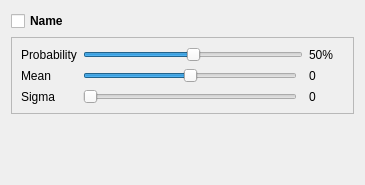
<?xml version="1.0" encoding="UTF-8"?>
<!--
Copyright 2011, 2012 Aurelien Da Campo, Cyprien Huissoud

This file is part of Genecraft-Project.

Genecraft-Project is free software: you can redistribute it and/or modify
it under the terms of the GNU General Public License as published by
the Free Software Foundation, either version 3 of the License, or
(at your option) any later version.

Genecraft-Project is distributed in the hope that it will be useful,
but WITHOUT ANY WARRANTY; without even the implied warranty of
MERCHANTABILITY or FITNESS FOR A PARTICULAR PURPOSE.  See the
GNU General Public License for more details.

You should have received a copy of the GNU General Public License
along with Genecraft-Project.  If not, see <http://www.gnu.org/licenses/>.
-->
<ui version="4.0">
 <class>FloatMutationController</class>
 <widget class="QWidget" name="FloatMutationController">
  <property name="geometry">
   <rect>
    <x>0</x>
    <y>0</y>
    <width>365</width>
    <height>185</height>
   </rect>
  </property>
  <property name="windowTitle">
   <string>Form</string>
  </property>
  <property name="whatsThis">
   <string>&lt;!DOCTYPE HTML PUBLIC &quot;-//W3C//DTD HTML 4.0//EN&quot; &quot;http://www.w3.org/TR/REC-html40/strict.dtd&quot;&gt;
&lt;html&gt;&lt;head&gt;&lt;meta name=&quot;qrichtext&quot; content=&quot;1&quot; /&gt;&lt;style type=&quot;text/css&quot;&gt;
p, li { white-space: pre-wrap; }
&lt;/style&gt;&lt;/head&gt;&lt;body style=&quot; font-family:'MS Shell Dlg 2'; font-size:8.25pt; font-weight:400; font-style:normal;&quot;&gt;
&lt;p style=&quot; margin-top:0px; margin-bottom:0px; margin-left:0px; margin-right:0px; -qt-block-indent:0; text-indent:0px;&quot;&gt;&lt;span style=&quot; font-size:12pt; font-weight:600; color:#000000;&quot;&gt;Factor Mutation&lt;/span&gt;&lt;/p&gt;
&lt;p style=&quot;-qt-paragraph-type:empty; margin-top:0px; margin-bottom:0px; margin-left:0px; margin-right:0px; -qt-block-indent:0; text-indent:0px; font-size:12pt; font-weight:600;&quot;&gt;&lt;/p&gt;
&lt;p style=&quot; margin-top:0px; margin-bottom:0px; margin-left:0px; margin-right:0px; -qt-block-indent:0; text-indent:0px;&quot;&gt;&lt;span style=&quot; font-size:8pt; font-weight:600;&quot;&gt;Probability&lt;/span&gt;&lt;/p&gt;
&lt;p style=&quot;-qt-paragraph-type:empty; margin-top:0px; margin-bottom:0px; margin-left:0px; margin-right:0px; -qt-block-indent:0; text-indent:0px; font-size:8pt;&quot;&gt;&lt;/p&gt;
&lt;p style=&quot; margin-top:0px; margin-bottom:0px; margin-left:0px; margin-right:0px; -qt-block-indent:0; text-indent:0px;&quot;&gt;&lt;span style=&quot; font-size:8pt;&quot;&gt;Probability of mutation occurrence.&lt;/span&gt;&lt;/p&gt;
&lt;p style=&quot;-qt-paragraph-type:empty; margin-top:0px; margin-bottom:0px; margin-left:0px; margin-right:0px; -qt-block-indent:0; text-indent:0px; font-size:8pt;&quot;&gt;&lt;/p&gt;
&lt;p style=&quot; margin-top:0px; margin-bottom:0px; margin-left:0px; margin-right:0px; -qt-block-indent:0; text-indent:0px;&quot;&gt;&lt;span style=&quot; font-size:8pt; font-weight:600;&quot;&gt;Factor&lt;/span&gt;&lt;/p&gt;
&lt;p style=&quot;-qt-paragraph-type:empty; margin-top:0px; margin-bottom:0px; margin-left:0px; margin-right:0px; -qt-block-indent:0; text-indent:0px; font-size:8pt;&quot;&gt;&lt;/p&gt;
&lt;p style=&quot; margin-top:0px; margin-bottom:0px; margin-left:0px; margin-right:0px; -qt-block-indent:0; text-indent:0px;&quot;&gt;&lt;span style=&quot; font-size:8pt;&quot;&gt;The new value is calculated like this :&lt;/span&gt;&lt;/p&gt;
&lt;p style=&quot;-qt-paragraph-type:empty; margin-top:0px; margin-bottom:0px; margin-left:0px; margin-right:0px; -qt-block-indent:0; text-indent:0px; font-size:8pt;&quot;&gt;&lt;/p&gt;
&lt;p style=&quot; margin-top:0px; margin-bottom:0px; margin-left:0px; margin-right:0px; -qt-block-indent:0; text-indent:0px;&quot;&gt;&lt;span style=&quot; font-size:8pt; font-style:italic; color:#000000;&quot;&gt;newValue&lt;/span&gt;&lt;span style=&quot; font-size:8pt; font-style:italic; color:#c0c0c0;&quot;&gt; &lt;/span&gt;&lt;span style=&quot; font-size:8pt; font-style:italic; color:#000000;&quot;&gt;=&lt;/span&gt;&lt;span style=&quot; font-size:8pt; font-style:italic; color:#c0c0c0;&quot;&gt; &lt;/span&gt;&lt;span style=&quot; font-size:8pt; font-style:italic; color:#000000;&quot;&gt;value&lt;/span&gt;&lt;span style=&quot; font-size:8pt; font-style:italic; color:#c0c0c0;&quot;&gt; &lt;/span&gt;&lt;span style=&quot; font-size:8pt; font-style:italic; color:#000000;&quot;&gt;+&lt;/span&gt;&lt;span style=&quot; font-size:8pt; font-style:italic; color:#c0c0c0;&quot;&gt; &lt;/span&gt;&lt;span style=&quot; font-size:8pt; font-style:italic; color:#000000;&quot;&gt;(&lt;/span&gt;&lt;span style=&quot; font-size:8pt; font-style:italic; color:#800000;&quot;&gt;maxValue&lt;/span&gt;&lt;span style=&quot; font-size:8pt; font-style:italic; color:#c0c0c0;&quot;&gt; &lt;/span&gt;&lt;span style=&quot; font-size:8pt; font-style:italic; color:#000000;&quot;&gt;-&lt;/span&gt;&lt;span style=&quot; font-size:8pt; font-style:italic; color:#c0c0c0;&quot;&gt; &lt;/span&gt;&lt;span style=&quot; font-size:8pt; font-style:italic; color:#800000;&quot;&gt;minValue&lt;/span&gt;&lt;span style=&quot; font-size:8pt; font-style:italic; color:#000000;&quot;&gt;)&lt;/span&gt;&lt;span style=&quot; font-size:8pt; font-style:italic; color:#c0c0c0;&quot;&gt; &lt;/span&gt;&lt;span style=&quot; font-size:8pt; font-style:italic; color:#000000;&quot;&gt;*&lt;/span&gt;&lt;span style=&quot; font-size:8pt; font-style:italic; color:#c0c0c0;&quot;&gt; &lt;/span&gt;&lt;span style=&quot; font-size:8pt; font-style:italic;&quot;&gt;random&lt;/span&gt;&lt;span style=&quot; font-size:8pt; font-style:italic; color:#000000;&quot;&gt;(&lt;/span&gt;&lt;span style=&quot; font-size:8pt; font-style:italic; color:#800000;&quot;&gt;minFact&lt;/span&gt;&lt;span style=&quot; font-size:8pt; font-style:italic; color:#000000;&quot;&gt;,&lt;/span&gt;&lt;span style=&quot; font-size:8pt; font-style:italic; color:#c0c0c0;&quot;&gt; &lt;/span&gt;&lt;span style=&quot; font-size:8pt; font-style:italic; color:#800000;&quot;&gt;maxFact&lt;/span&gt;&lt;span style=&quot; font-size:8pt; font-style:italic; color:#000000;&quot;&gt;)&lt;/span&gt;&lt;/p&gt;
&lt;p style=&quot;-qt-paragraph-type:empty; margin-top:0px; margin-bottom:0px; margin-left:0px; margin-right:0px; -qt-block-indent:0; text-indent:0px; font-size:8pt; font-style:italic; color:#000000;&quot;&gt;&lt;/p&gt;
&lt;p style=&quot; margin-top:0px; margin-bottom:0px; margin-left:0px; margin-right:0px; -qt-block-indent:0; text-indent:0px;&quot;&gt;&lt;span style=&quot; font-size:8pt; color:#000000;&quot;&gt;(?) &lt;/span&gt;&lt;span style=&quot; font-size:8pt; color:#800000;&quot;&gt;maxValue&lt;/span&gt;&lt;span style=&quot; font-size:8pt; color:#000000;&quot;&gt; - &lt;/span&gt;&lt;span style=&quot; font-size:8pt; color:#800000;&quot;&gt;minValue&lt;/span&gt;&lt;span style=&quot; font-size:8pt; color:#000000;&quot;&gt; corresponds to the range of possible values (these two values are fixed by us, but you can edit them directly in the experiment file)&lt;/span&gt;&lt;/p&gt;
&lt;p style=&quot;-qt-paragraph-type:empty; margin-top:0px; margin-bottom:0px; margin-left:0px; margin-right:0px; -qt-block-indent:0; text-indent:0px; font-size:8pt; color:#000000;&quot;&gt;&lt;/p&gt;&lt;/body&gt;&lt;/html&gt;</string>
  </property>
  <layout class="QVBoxLayout" name="verticalLayout">
   <item>
    <widget class="QCheckBox" name="cbName">
     <property name="font">
      <font>
       <weight>75</weight>
       <bold>true</bold>
      </font>
     </property>
     <property name="text">
      <string>Name</string>
     </property>
    </widget>
   </item>
   <item>
    <widget class="QFrame" name="fForm">
     <property name="frameShape">
      <enum>QFrame::StyledPanel</enum>
     </property>
     <property name="frameShadow">
      <enum>QFrame::Raised</enum>
     </property>
     <layout class="QGridLayout" name="gridLayout_2">
      <item row="0" column="0" colspan="2">
       <widget class="QLabel" name="label">
        <property name="text">
         <string>Probability</string>
        </property>
       </widget>
      </item>
      <item row="0" column="2" colspan="2">
       <widget class="QSlider" name="sProbability">
        <property name="maximum">
         <number>1000</number>
        </property>
        <property name="value">
         <number>500</number>
        </property>
        <property name="orientation">
         <enum>Qt::Horizontal</enum>
        </property>
       </widget>
      </item>
      <item row="0" column="4">
       <widget class="QLabel" name="lProbabilty">
        <property name="minimumSize">
         <size>
          <width>35</width>
          <height>0</height>
         </size>
        </property>
        <property name="text">
         <string>50%</string>
        </property>
       </widget>
      </item>
      <item row="1" column="0">
       <widget class="QLabel" name="label_12">
        <property name="text">
         <string>Mean</string>
        </property>
       </widget>
      </item>
      <item row="1" column="2">
       <widget class="QSlider" name="sMean">
        <property name="minimum">
         <number>-100</number>
        </property>
        <property name="maximum">
         <number>100</number>
        </property>
        <property name="value">
         <number>0</number>
        </property>
        <property name="sliderPosition">
         <number>0</number>
        </property>
        <property name="orientation">
         <enum>Qt::Horizontal</enum>
        </property>
       </widget>
      </item>
      <item row="2" column="2">
       <widget class="QSlider" name="sSigma">
        <property name="minimum">
         <number>0</number>
        </property>
        <property name="maximum">
         <number>100</number>
        </property>
        <property name="orientation">
         <enum>Qt::Horizontal</enum>
        </property>
       </widget>
      </item>
      <item row="2" column="0">
       <widget class="QLabel" name="label_2">
        <property name="text">
         <string>Sigma</string>
        </property>
       </widget>
      </item>
      <item row="1" column="4">
       <widget class="QLabel" name="lMean">
        <property name="minimumSize">
         <size>
          <width>35</width>
          <height>0</height>
         </size>
        </property>
        <property name="text">
         <string>0</string>
        </property>
        <property name="alignment">
         <set>Qt::AlignLeading|Qt::AlignLeft|Qt::AlignVCenter</set>
        </property>
       </widget>
      </item>
      <item row="2" column="4">
       <widget class="QLabel" name="lSigma">
        <property name="minimumSize">
         <size>
          <width>35</width>
          <height>0</height>
         </size>
        </property>
        <property name="text">
         <string>0</string>
        </property>
        <property name="alignment">
         <set>Qt::AlignLeading|Qt::AlignLeft|Qt::AlignVCenter</set>
        </property>
       </widget>
      </item>
     </layout>
    </widget>
   </item>
   <item>
    <spacer name="verticalSpacer_3">
     <property name="orientation">
      <enum>Qt::Vertical</enum>
     </property>
     <property name="sizeHint" stdset="0">
      <size>
       <width>50</width>
       <height>10</height>
      </size>
     </property>
    </spacer>
   </item>
  </layout>
 </widget>
 <resources/>
 <connections/>
</ui>
